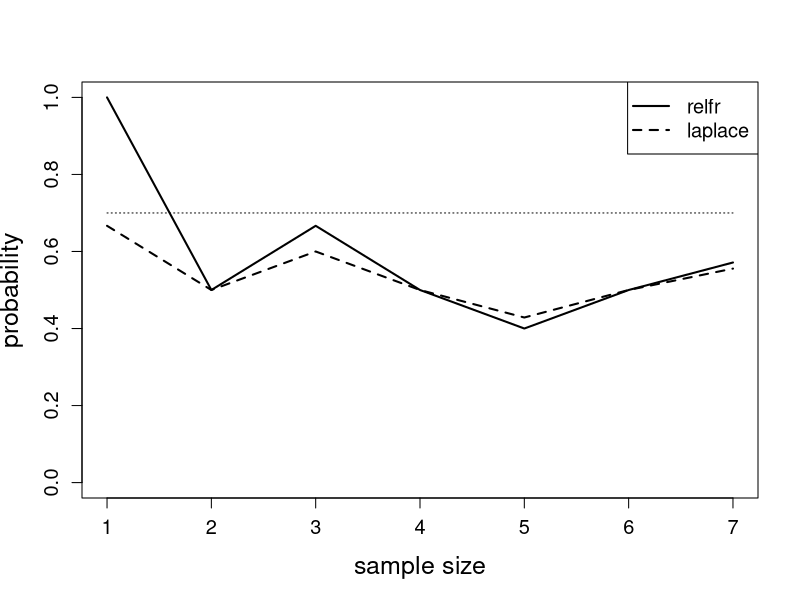
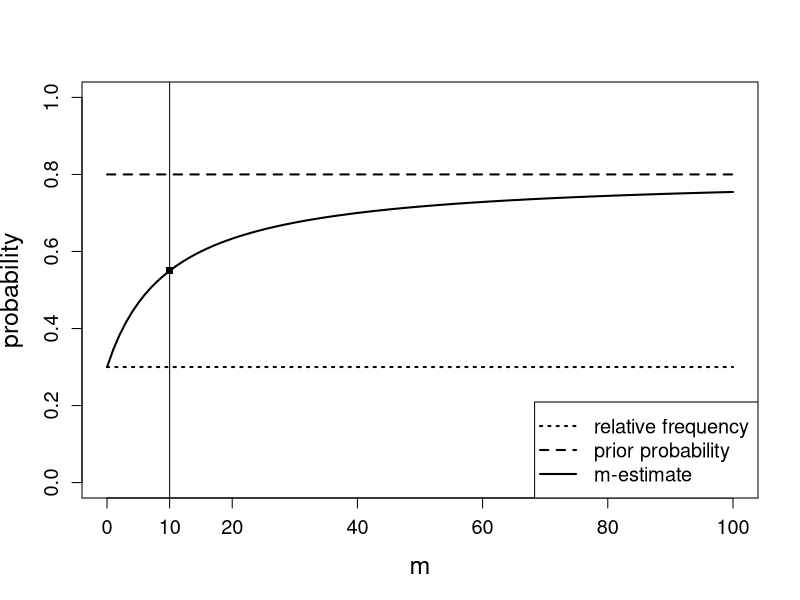

Write the R code that produced these figures, in order. (Note: a time limit stopped this script after it produced the figures.)
#####################################################################################
## Project: Probability estimation from small samples
## Script purpose: Experimental framework for analysing errors of probability 
##                 estimation methods on small samples
## Included methods: relative frequency, Laplace's rule, Piegat's formula, m-estimate
## Date: 15. 12. 2018
## Author: Bojan Cestnik
#####################################################################################

# parameters for testing: compare the estimated probability to the known prior
# 1. prior probability of 1's in 0/1 a sample: 01, 05, 10, 15, ..., 90, 95, 99
# 2. number of instances from which the probability is estimated
# 3. method for frobability estimation
# 4. the role of prior probability pa in m-estimate
# 5. the role of parameter m in m-estimate

### Setup of experimental data and functions - BEGIN

# distinct auhentic probabilities for sample generation 
pbase_global <- seq(0.0, 1.0, length = 21)
pbase_global[1] <- 0.01
pbase_global[21] <- 0.99
pbase_global

# generate samples of n (100500) bernoulli binomial instances (outcomes of 0 and 1) 
# for distinc authentic probabilities of obtaining 1
set.seed(123)
n <- 100500
inst_0_01 <- rbinom(n, 1, pbase_global[1])
inst_0_05 <- rbinom(n, 1, pbase_global[2])
inst_0_10 <- rbinom(n, 1, pbase_global[3])
inst_0_15 <- rbinom(n, 1, pbase_global[4])
inst_0_20 <- rbinom(n, 1, pbase_global[5])
inst_0_25 <- rbinom(n, 1, pbase_global[6])
inst_0_30 <- rbinom(n, 1, pbase_global[7])
inst_0_35 <- rbinom(n, 1, pbase_global[8])
inst_0_40 <- rbinom(n, 1, pbase_global[9])
inst_0_45 <- rbinom(n, 1, pbase_global[10])
inst_0_50 <- rbinom(n, 1, pbase_global[11])
inst_0_55 <- rbinom(n, 1, pbase_global[12])
inst_0_60 <- rbinom(n, 1, pbase_global[13])
inst_0_65 <- rbinom(n, 1, pbase_global[14])
inst_0_70 <- rbinom(n, 1, pbase_global[15])
inst_0_75 <- rbinom(n, 1, pbase_global[16])
inst_0_80 <- rbinom(n, 1, pbase_global[17])
inst_0_85 <- rbinom(n, 1, pbase_global[18])
inst_0_90 <- rbinom(n, 1, pbase_global[19])
inst_0_95 <- rbinom(n, 1, pbase_global[20])
inst_0_99 <- rbinom(n, 1, pbase_global[21])

# include the generated samples in a list
inst_list <- list(inst_0_01, inst_0_05, inst_0_10, inst_0_15, inst_0_20, inst_0_25, inst_0_30, inst_0_35, inst_0_40,
                  inst_0_45, inst_0_50, inst_0_55, inst_0_60, inst_0_65, inst_0_70, inst_0_75, inst_0_80, inst_0_85,
                  inst_0_90, inst_0_95, inst_0_99)

# generate a new sample as a union of two sub-samples
generate.inst <- function(inst_1, start_inst_1, len_inst_1, inst_2, start_inst_2, len_inst_2) 
{
  my_inst <- array()
  for (i in 1:len_inst_1) {
    my_inst[i] <- inst_1[start_inst_1-1+i]
  }
  for (i in 1:len_inst_2) {
    my_inst[len_inst_1+i] <- inst_2[start_inst_2-1+i]
  }
  my_inst
}

# display relative frequencies of the generated samples
t <- table(inst_0_01); t[[2]]/(t[[1]]+t[[2]]);
t <- table(inst_0_05); t[[2]]/(t[[1]]+t[[2]]);
t <- table(inst_0_10); t[[2]]/(t[[1]]+t[[2]]);
t <- table(inst_0_15); t[[2]]/(t[[1]]+t[[2]]);
t <- table(inst_0_20); t[[2]]/(t[[1]]+t[[2]]);
t <- table(inst_0_25); t[[2]]/(t[[1]]+t[[2]]);
t <- table(inst_0_30); t[[2]]/(t[[1]]+t[[2]]);
t <- table(inst_0_35); t[[2]]/(t[[1]]+t[[2]]);
t <- table(inst_0_40); t[[2]]/(t[[1]]+t[[2]]);
t <- table(inst_0_45); t[[2]]/(t[[1]]+t[[2]]);
t <- table(inst_0_50); t[[2]]/(t[[1]]+t[[2]]);
t <- table(inst_0_55); t[[2]]/(t[[1]]+t[[2]]);
t <- table(inst_0_60); t[[2]]/(t[[1]]+t[[2]]);
t <- table(inst_0_65); t[[2]]/(t[[1]]+t[[2]]);
t <- table(inst_0_70); t[[2]]/(t[[1]]+t[[2]]);
t <- table(inst_0_75); t[[2]]/(t[[1]]+t[[2]]);
t <- table(inst_0_80); t[[2]]/(t[[1]]+t[[2]]);
t <- table(inst_0_85); t[[2]]/(t[[1]]+t[[2]]);
t <- table(inst_0_90); t[[2]]/(t[[1]]+t[[2]]);
t <- table(inst_0_95); t[[2]]/(t[[1]]+t[[2]]);
t <- table(inst_0_99); t[[2]]/(t[[1]]+t[[2]]);

## helper function for m-estimate of probability (parameters p_a and m) from a sample inst_p, 
# starting at start_inst, taking len_inst samples
mprob <- function(inst_p, start_inst, len_inst, pa, m) 
{
  inst <- inst_p[start_inst:(start_inst+len_inst-1)]
  t0 <- length(which(inst==0))
  t1 <- length(which(inst==1))
  px <- (t1 + (pa * m)) / (t0 + t1 + m)
  px
}

# methods for estimating probabilities: relfr, flat, laplace, piegat, cestnik, zadrozny

prob.relfr <- function(inst_p, start_inst, len_inst, pa=0.5, m=0) 
{
  mprob(inst_p, start_inst, len_inst, pa, m)
}

prob.flat <- function(inst_p, start_inst, len_inst, pa=0.5, m=0) 
{
  est <- mprob(inst_p, start_inst, len_inst, pa, m)
  dif <- 0.5 * (est - 0.5)
  est <- est - dif
  est
}

prob.laplace <- function(inst_p, start_inst, len_inst, pa=0.5, m=2) 
{
  mprob(inst_p, start_inst, len_inst, pa, m)
}

prob.piegat <- function(inst_p, start_inst, len_inst, pa=0.5, m=sqrt(2)) 
{
  mprob(inst_p, start_inst, len_inst, pa, m)
}

prob.cestnik <- function(inst_p, start_inst, len_inst, pa, m) 
{
  mprob(inst_p, start_inst, len_inst, pa, m)
}

prob.zadrozny <- function(inst_p, start_inst, len_inst, pa, m) 
{
  new_m <- 10.0 / pa
  mprob(inst_p, start_inst, len_inst, pa, new_m)
}

## helper fuction for randomly adding or substracting a small number 0.0001 to argument x
aprox <- function(x) {
  y <- sample(1:2, 1)
  if (y == 1) {
    dx <- -0.0001
  } else {
    dx <- 0.0001
  }
  res <- x + dx
  res
}

# classifier measures accuracy, sensitivity and specificity
accuracy <- function(cm) {
  #cm = array(TP, FP, FN, TN) 
  acc <- (cm[1]+cm[4])/(cm[1]+cm[2]+cm[3]+cm[4])
  acc
}

sensitivity <- function(cm) {
  #cm = array(TP, FP, FN, TN) 
  acc <- (cm[1])/(cm[1]+cm[3])
  acc
}

specificity <- function(cm) {
  #cm = array(TP, FP, FN, TN) 
  acc <- (cm[4])/(cm[2]+cm[4])
  acc
}

## calculate absolute error AE of the estimation_method in the experimental framework
# parameters: 
#   estimation_method: string name of the estimation method 
#   sample_testing: integer index of the sample for error testing (1 - 21)
#   sample_training: integer index of the sample for performing the estimation
#   sample_training_distort: integer sample ditortion ds for introducing noise in the sample
#   start_inst: integer index of the instance in the sample that is first in the training sub-sample
#   len_inst: integer length of the training sub-sample
#   pa: float prior probability for the estimation
#   m: float m for m-estimate
#   padistort: float distortion of prior probability
prob.AE <- function(estimation_method, sample_testing, sample_training, sample_training_distort, 
                     start_inst, len_inst, pa, m, padistort) {
  #determine sample_training (taking sample_training_distort into account)
  actual_sample_training <- sample_training
  if (sample_training_distort > 0) {
    line_min <- sample_training - sample_training_distort
    line_min <- max(1, line_min)
    line_max <- sample_training + sample_training_distort
    line_max <- min(21, line_max)
    actual_sample_training <- sample(c(line_min:line_max), 1)
  } else if (sample_training_distort < 0) {
    line_min <- sample_training + sample_training_distort
    line_min <- max(1, line_min)
    line_max <- sample_training - sample_training_distort
    line_max <- min(21, line_max)
    tmp <- sample(c(1:2), 1)
    if (tmp == 1) {
      actual_sample_training <- line_min
    } else {
      actual_sample_training <- line_max
    }
  }
  #determine actual pa (taking padistort into account)
  if (padistort < -0.0001) { # use extreme distortion padistort
    tmp <- sample(c(1:2), 1)
    if (tmp == 1) {
      panew <- pa - padistort
    } else {
      panew <- pa + padistort
    }
    if (panew < 0.01) {
      panew <- 0.01
    } else if (panew > 0.99) {
      panew <- 0.99
    }
  } else if (padistort < 0.0001) { # no distortion of pa
    panew <- pa
  } else { # radmoly select panew from the inteval
    minpa <- pa - padistort
    maxpa <- pa + padistort
    if  (minpa < 0.01) {
      minpa <- 0.01
    }
    if (maxpa > 0.99) {
      maxpa <- 0.99
    }
    panew <- runif(1, min = minpa, max = maxpa)
  }

  if (estimation_method == "prob.relfr") {
    px <- prob.relfr(inst_list[[actual_sample_training]], start_inst, len_inst)
  } else if (estimation_method == "prob.flat") {
    px <- prob.flat(inst_list[[actual_sample_training]], start_inst, len_inst)
  } else if (estimation_method == "prob.laplace") {
    px <- prob.laplace(inst_list[[actual_sample_training]], start_inst, len_inst)
  } else if (estimation_method == "prob.piegat") {
    px <- prob.piegat(inst_list[[actual_sample_training]], start_inst, len_inst)
  } else if (estimation_method == "prob.cestnik") {
    px <- prob.cestnik(inst_list[[actual_sample_training]], start_inst, len_inst, panew, m)
  } else if (estimation_method == "prob.zadrozny") {
    px <- prob.zadrozny(inst_list[[actual_sample_training]], start_inst, len_inst, panew, m)
  }
  errb <- abs(px - pbase_global[sample_testing]) 
  errb
}

## length of subsample that contains 4s+4f in sample inst starting at fromi 
comp.dist.fromi <- function(inst, fromi) {
  s <- 0
  f <- 0
  found <- FALSE
  for (j in fromi:(fromi+1500)) {
    if (!found) {
      if (inst[j] == 0) {
        f <- f + 1
      } else {
        s <- s + 1 
      }
      if ((f >= 4) & (s >= 4)) {
        found <- TRUE
        dd <- j - fromi + 1
      } else if (j >= 100500) {
        found <- TRUE
        dd <- j - fromi + 1
      }
    }
  }
  dd
}

## calculate mean absolute error MAE of estimation_method in the experimental framework
prob.sum.MAE <- function(estimation_method, sample_testing, sample_training, sample_training_distort, 
                         len_inst, pa, m, padistort = 0.0)
{
  err <- 0 
  cnt <- 0
  for (i in 1:100000) {
    if (TRUE) {
      if (len_inst == 0) {
        len_inst_new <- comp.dist.fromi(inst_list[[sample_training]], i)
      } else {
        len_inst_new <- len_inst
      }
      err <- err + prob.AE(estimation_method, sample_testing, sample_training, sample_training_distort, 
                            i, len_inst_new, pa, m, padistort)
      cnt <- cnt + 1
    }
  }
  err <- err / cnt
  err
}

## calculate SD of estimation_method in the experimental framework
prob.sd.MAE <- function(estimation_method, sample_testing, sample_training, sample_training_distort, 
                         len_inst, pa, m, padistort = 0.0)
{
  err <- array() 
  cnt <- 0
  for (i in 1:100000) {
    if (TRUE) {
      if (len_inst == 0) {
        len_inst_new <- comp.dist.fromi(inst_list[[sample_training]], i)
      } else {
        len_inst_new <- len_inst
      }
      err[i] <- prob.AE(estimation_method, sample_testing, sample_training, sample_training_distort, 
                            i, len_inst_new, pa, m, padistort)
      cnt <- cnt + 1
    }
  }
  errx <- sd(err)
  errx
}

### computation for MSE and RMSE
## calculate mean squared error AE of the estimation_method in the experimental framework
# parameters: see prob.AE
prob.MSE <- function(estimation_method, sample_testing, sample_training, sample_training_distort, 
                     start_inst, len_inst, pa, m, padistort) {
  #determine sample_training (taking sample_training_distort into account)
  actual_sample_training <- sample_training
  if (sample_training_distort > 0) {
    line_min <- sample_training - sample_training_distort
    line_min <- max(1, line_min)
    line_max <- sample_training + sample_training_distort
    line_max <- min(21, line_max)
    actual_sample_training <- sample(c(line_min:line_max), 1)
  } else if (sample_training_distort < 0) {
    line_min <- sample_training + sample_training_distort
    line_min <- max(1, line_min)
    line_max <- sample_training - sample_training_distort
    line_max <- min(21, line_max)
    tmp <- sample(c(1:2), 1)
    if (tmp == 1) {
      actual_sample_training <- line_min
    } else {
      actual_sample_training <- line_max
    }
  }
  #determine actual pa (taking padistort into account)
  if (padistort < -0.0001) { # use extreme distortion padistort
    tmp <- sample(c(1:2), 1)
    if (tmp == 1) {
      panew <- pa - padistort
    } else {
      panew <- pa + padistort
    }
    if (panew < 0.01) {
      panew <- 0.01
    } else if (panew > 0.99) {
      panew <- 0.99
    }
  } else if (padistort < 0.0001) { # no distortion of pa
    panew <- pa
  } else { # radmoly select panew from the inteval
    minpa <- pa - padistort
    maxpa <- pa + padistort
    if  (minpa < 0.01) {
      minpa <- 0.01
    }
    if (maxpa > 0.99) {
      maxpa <- 0.99
    }
    panew <- runif(1, min = minpa, max = maxpa)
  }
  
  if (estimation_method == "prob.relfr") {
    px <- prob.relfr(inst_list[[actual_sample_training]], start_inst, len_inst)
  } else if (estimation_method == "prob.flat") {
    px <- prob.flat(inst_list[[actual_sample_training]], start_inst, len_inst)
  } else if (estimation_method == "prob.laplace") {
    px <- prob.laplace(inst_list[[actual_sample_training]], start_inst, len_inst)
  } else if (estimation_method == "prob.piegat") {
    px <- prob.piegat(inst_list[[actual_sample_training]], start_inst, len_inst)
  } else if (estimation_method == "prob.cestnik") {
    px <- prob.cestnik(inst_list[[actual_sample_training]], start_inst, len_inst, panew, m)
  } else if (estimation_method == "prob.zadrozny") {
    px <- prob.zadrozny(inst_list[[actual_sample_training]], start_inst, len_inst, panew, m)
  }
  errb <- (px - pbase_global[sample_testing])^2 
  errb
}

prob.sum.RMSE <- function(estimation_method, sample_testing, sample_training, sample_training_distort, 
                          len_inst, pa, m, padistort = 0.0)
{
  err <- 0 
  cnt <- 0
  for (i in 1:100000) {
    if (TRUE) {
      err <- err + prob.MSE(estimation_method, sample_testing, sample_training, sample_training_distort, 
                            i, len_inst, pa, m, padistort)
      cnt <- cnt + 1
    }
  }
  err <- sqrt(err / cnt)
  err
}

prob.sd.RMSE <- function(estimation_method, sample_testing, sample_training, sample_training_distort, 
                          len_inst, pa, m, padistort = 0.0)
{
  err <- array()
  cnt <- 0
  for (i in 1:100000) {
    if (TRUE) {
      err[i] <- prob.MSE(estimation_method, sample_testing, sample_training, sample_training_distort, 
                            i, len_inst, pa, m, padistort)
      cnt <- cnt + 1
    }
  }
  errx <- sqrt(sd(err))
  errx
}

## ADIFF: average difference between two MAE arrays 
prob.diff.MAE <- function(MAE1, MAE2)
{
  myDiff <- array()
  for (i in 1:21) {
    myDiff[i] <- abs(MAE1[i]-MAE2[i])
  }
  myMinDiff <- min(myDiff)
  myMeanDiff <- mean(myDiff)
  mySdDiff <- sd(myDiff)
  myMaxDiff <- max(myDiff)
  res <- c(myMinDiff, myMeanDiff, mySdDiff, myMaxDiff)
  res
}

### Setup of experimental data and functions - END

### Figure 1
n <- 100500
set.seed(123)
inst_70 <- rbinom(n, 1, 0.70)
inst_70[1:7]

n <- 7
rf <- array()
lap <- array()
target <- array()
for (l in 1:n) {
  rf[l] <- prob.relfr(inst_70, 1, l)
  lap[l] <- prob.laplace(inst_70, 1, l)
  target[l] <- 0.7
}

p <- seq(1, n)
par(pch=21, col="black", bg="white") 
plot(p, rf, type="n", ylim=c(0, 1.0), xlab="sample size", ylab="probability", cex.lab=1.5, cex.axis=1.2, cex.main=1.0, cex.sub=1.0) 

lines(p, target, pch=23, col="black", type="l", lty=3, lwd=1) 
lines(p, rf, pch=21, col="black", type="l", lty=1, lwd=2) 
lines(p, lap, pch=21, col="black", type="l", lty=2, lwd=2) 

legend("topright", legend=c("relfr", "laplace"),
       col=c("black", "black"), lty=c(1,2), lwd=2,
       pch=c(NA, NA), cex=1.2)


### Figure 2
n <- 100
nn <- 10
ss <- 3
p <- 0.8
rf <- array()
pa <- array()
mm <- array()
mmm <- array()
for (m in 0:n) {
  cnt <- m+1
  rf[cnt] <- ss/nn
  pa[cnt] <- p
  mm[cnt] <- ss/nn * nn/(nn+m) + p * m/(nn+m)
  mmm[cnt] <- NA
  if (m == 10) {
    mmm[cnt] <- mm[cnt]
  }
}

p <- seq(0, n)
par(pch=21, col="black", bg="white") 
plot(p, rf, type="n", ylim=c(0, 1.0), xlab="m", xaxt="n", ylab="probability", cex.lab=1.5, cex.axis=1.2, cex.main=1.0, cex.sub=1.0) 
axis(side = 1, at = c(0, 10, 20, 40, 60, 80, 100), cex.lab=1.5, cex.axis=1.2, cex.main=1.0, cex.sub=1.0)

lines(p, rf, pch=23, col="black", type="l", lty=3, lwd=2) 
lines(p, pa, pch=21, col="black", type="l", lty=2, lwd=2) 
lines(p, mm, pch=21, col="black", type="l", lty=1, lwd=2)
lines(p, mmm, pch=15, col="black", type="p", lty=1, lwd=1)
abline(v = 10)

legend("bottomright", legend=c("relative frequency", "prior probability", "m-estimate"),
       col=c("black", "black", "black"), lty=c(3,2,1), lwd=2,
       pch=c(NA, NA, NA), cex=1.2)

### Figure 3
method_set <- c("prob.relfr", "prob.flat", "prob.laplace")
distort_sample <- 0
distort_pa <- 0.0
l_set <- c(1)
m <- 2
err.list <- list()
sd.list <- list()
cnt <- 0
for (method in method_set) {
  for (l in l_set) {
    cnt <- cnt + 1
    err.new <- array()
    sd.new <- array()
    for (line in c(1:21)) {
      err.new[line] <- prob.sum.MAE(method, line, line, distort_sample, l, pbase_global[line], m, distort_pa)
      sd.new[line] <- prob.sd.MAE(method, line, line, distort_sample, l, pbase_global[line], m, distort_pa)
      print(paste(method, " sample:", line, " distort_sample:", distort_sample, " sample size:", l, " m:", m, " pa:", pbase_global[line], " distort_pa:", distort_pa, " > "))
    }
    err.list[[cnt]] <- err.new
    sd.list[[cnt]] <- sd.new
  }
}

mean(err.list[[1]]); sd(err.list[[1]]); max(err.list[[1]]); 
mean(err.list[[2]]); sd(err.list[[2]]); max(err.list[[2]]); 
mean(err.list[[3]]); sd(err.list[[3]]); max(err.list[[3]]); 
err.list[[1]]
err.list[[2]]
err.list[[3]]

p <- c(0.01, 0.05, 0.10, 0.15, 0.20, 0.25, 0.30, 0.35, 0.40, 0.45, 0.50, 0.55, 0.60, 0.65, 0.70, 0.75, 0.80, 0.85, 0.90, 0.95, 0.99) 
par(pch=21, col="black", bg="white") 
plot(p, err.new, type="n", ylim=c(0, 0.50), ylab="mean absolute error", cex.lab=1.5, cex.axis=1.2, cex.main=1.0, cex.sub=1.0) 

lines(p, err.list[[1]], pch=21, col="black", type="o", lty=2, lwd=1) 
lines(p, err.list[[2]], pch=22, col="black", type="o", lty=2, lwd=1) 
lines(p, err.list[[3]], pch=23, col="black", type="o", lty=2, lwd=1) 

legend("topright", legend=c("relfr", "flat", "laplace"),
       col=c("black", "black", "black"), lty=c(2,2,2), 
       pch=c(21, 22, 23), cex=1.2)


### Figures 4, 5, 6, 7, 8,   18, 19, 20,   25, 26, 27,   33, 34, 35, 36, 37
myFigure <- "37"
method_set <- c("prob.relfr", "prob.laplace", "prob.piegat", "prob.cestnik")
l_set <- switch(myFigure, "4" = c(1), "5" = c(2), "6" = c(3), "7" = c(10), "8" = c(100), 
                "18" = c(1), "19" = c(1), "20" = c(1), 
                "25" = c(1), "26" = c(1), "27" = c(1), 
                "33" = c(0), "34" = c(0), "35" = c(0), "36" = c(0), "37" = c(0), c(1))
distort_sample <- switch(myFigure, "25" = 10, "26" = 10, "27" = 10, 0) 
distort_pa <- switch(myFigure, "18" = 0.3, "19" = 0.5, "20" = 1.0, "26" = 0.3, "27" = 0.5, 0.0)
m <- 2
err.list <- list()
sd.list <- list()
cnt <- 0
for (method in method_set) {
  for (l in l_set) {
    cnt <- cnt + 1
    err.new <- array()
    sd.new <- array()
    for (line in c(1:21)) {
      err.new[line] <- prob.sum.MAE(method, line, line, distort_sample, l, pbase_global[line], m, distort_pa)
      sd.new[line] <- prob.sd.MAE(method, line, line, distort_sample, l, pbase_global[line], m, distort_pa)
      print(paste(method, " sample:", line, " distort_sample:", distort_sample, " sample size:", l, " m:", m, " pa:", pbase_global[line], " distort_pa:", distort_pa, " > "))
    }
    err.list[[cnt]] <- err.new
    sd.list[[cnt]] <- sd.new
  }
}

mean(err.list[[1]]); sd(err.list[[1]]); max(err.list[[1]]); 
mean(err.list[[2]]); sd(err.list[[2]]); max(err.list[[2]]); 
mean(err.list[[3]]); sd(err.list[[3]]); max(err.list[[3]]); 
mean(err.list[[4]]); sd(err.list[[4]]); max(err.list[[4]]); 

d1 <- c(mean(err.list[[1]]), 0, 0, 0)
d2 <- c(mean(err.list[[2]]), prob.diff.MAE(err.list[[2]], err.list[[1]])[2],  0, 0)
d3 <- c(mean(err.list[[3]]), prob.diff.MAE(err.list[[3]], err.list[[1]])[2],  prob.diff.MAE(err.list[[3]], err.list[[2]])[2], 0)
d4 <- c(mean(err.list[[4]]), prob.diff.MAE(err.list[[4]], err.list[[1]])[2],  prob.diff.MAE(err.list[[4]], err.list[[2]])[2], prob.diff.MAE(err.list[[4]], err.list[[3]])[2])
round(d1, 4)
round(d2, 4)
round(d3, 4)
round(d4, 4)

p <- c(0.01, 0.05, 0.10, 0.15, 0.20, 0.25, 0.30, 0.35, 0.40, 0.45, 0.50, 0.55, 0.60, 0.65, 0.70, 0.75, 0.80, 0.85, 0.90, 0.95, 0.99) 
par(pch=21, col="black", bg="white") 
mylim <- switch(myFigure, "7" = c(0, 0.15), "8" = c(0, 0.05), 
                "33" = c(0, 0.18), "34" = c(0, 0.17), "35" = c(0, 0.15), "36" = c(0, 0.15), "37" = c(0, 0.15), 
                c(0, 0.50))  
plot(p, err.new, type="n", ylim=mylim, ylab="mean absolute error", cex.lab=1.5, cex.axis=1.2, cex.main=1.0, cex.sub=1.0) 

lines(p, err.list[[1]], pch=21, col="black", type="o", lty=2, lwd=1) 
lines(p, err.list[[2]], pch=22, col="black", type="o", lty=2, lwd=1) 
lines(p, err.list[[3]], pch=23, col="black", type="o", lty=2, lwd=1) 
lines(p, err.list[[4]], pch=24, col="black", type="o", lty=2, lwd=1) 

if (myFigure == "4") {
  abline(v=c(0.14,0.29), col=c("gray", "gray"), lty=c(2,2), lwd=c(3, 3))
  abline(v=c(1-0.14,1-0.29), col=c("gray", "gray"), lty=c(2,2), lwd=c(3, 3))
  text(x=0.07, y=0.01, labels="extra-low", cex=1.1)
  text(x=0.22, y=0.01, labels="low", cex=1.1)
  text(x=0.50, y=0.01, labels="medium", cex=1.1)
  text(x=0.78, y=0.01, labels="high", cex=1.1)
  text(x=0.93, y=0.01, labels="extra-high", cex=1.1)
}

if (myFigure == "5") {
  abline(v=c(0.12,0.22), col=c("gray", "gray"), lty=c(2,2), lwd=c(3, 3))
  abline(v=c(1-0.12,1-0.22), col=c("gray", "gray"), lty=c(2,2), lwd=c(3, 3))
  text(x=0.06, y=0.01, labels="extra-low", cex=1.1)
  text(x=0.17, y=0.01, labels="low", cex=1.1)
  text(x=0.50, y=0.01, labels="medium", cex=1.1)
  text(x=0.83, y=0.01, labels="high", cex=1.1)
  text(x=0.94, y=0.01, labels="extra-high", cex=1.1)
}

if (myFigure == "6") {
  abline(v=c(0.11,0.18), col=c("gray", "gray"), lty=c(2,2), lwd=c(3, 3))
  abline(v=c(1-0.11,1-0.18), col=c("gray", "gray"), lty=c(2,2), lwd=c(3, 3))
  text(x=0.04, y=0.01, labels="extra-low", cex=1.1)
  text(x=0.14, y=0.01, labels="low", cex=1.1)
  text(x=0.50, y=0.01, labels="medium", cex=1.1)
  text(x=0.86, y=0.01, labels="high", cex=1.1)
  text(x=0.96, y=0.01, labels="extra-high", cex=1.1)
}

if (myFigure == "7") {
  abline(v=c(0.06,0.08), col=c("gray", "gray"), lty=c(2,2), lwd=c(3, 3))
  abline(v=c(1-0.06,1-0.08), col=c("gray", "gray"), lty=c(2,2), lwd=c(3, 3))
  text(x=0.02, y=0.01, labels="extra-", cex=1.1)
  text(x=0.02, y=0.00, labels="low", cex=1.1)
  text(x=0.07, y=0.02, labels="l", cex=1.1)
  text(x=0.07, y=0.01, labels="o", cex=1.1)
  text(x=0.07, y=0.00, labels="w", cex=1.1)
  text(x=0.50, y=0.01, labels="medium", cex=1.1)
  text(x=0.93, y=0.03, labels="h", cex=1.1)
  text(x=0.93, y=0.02, labels="i", cex=1.1)
  text(x=0.93, y=0.01, labels="g", cex=1.1)
  text(x=0.93, y=0.00, labels="h", cex=1.1)
  text(x=0.98, y=0.01, labels="extra-", cex=1.1)
  text(x=0.98, y=0.00, labels="high", cex=1.1)
}

if (myFigure %in% c("4", "5", "6", "7", "8", "18", "19", "20", "25")) {
  legend("topleft", legend=c("relfr", "laplace", "piegat", "cestnik"),
         col=c("black", "black", "black", "black"), lty=c(2,2,2,2), 
         pch=c(21, 22, 23, 24), cex=1.1)
}

if (myFigure %in% c("34", "35", "36", "37")) {
  legend("topright", legend=c("relfr", "laplace", "piegat", "cestnik"),
       col=c("black", "black", "black", "black"), lty=c(2,2,2,2), 
       pch=c(21, 22, 23, 24), cex=1.1)
}

if (myFigure %in% c("33")) {
  legend("bottomright", legend=c("relfr", "laplace", "piegat", "cestnik"),
       col=c("black", "black", "black", "black"), lty=c(2,2,2,2), 
       pch=c(21, 22, 23, 24), cex=1.1)
}

if (myFigure %in% c("26", "27")) {
  legend("bottomleft", legend=c("relfr", "laplace", "piegat", "cestnik"),
       col=c("black", "black", "black", "black"), lty=c(2,2,2,2), 
       pch=c(21, 22, 23, 24), cex=1.1)
}
